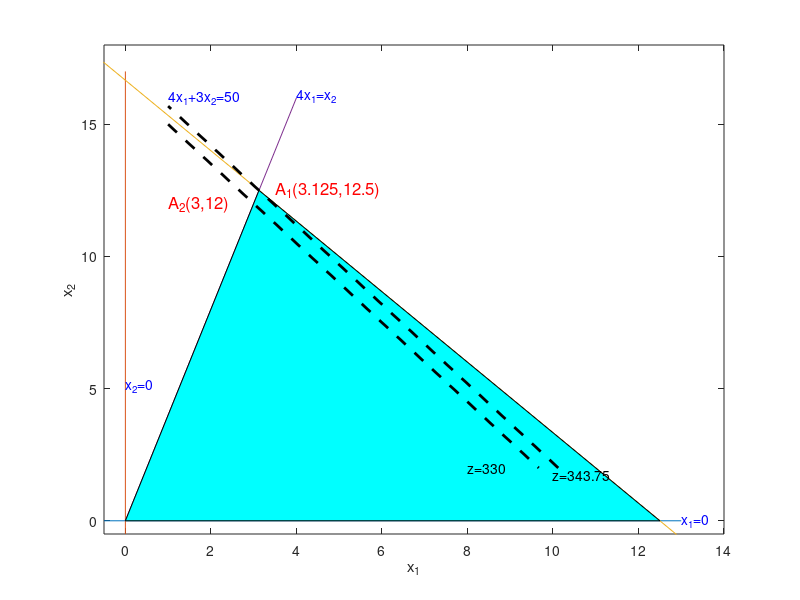

Write MATLAB code to recreate this figure.
L1=[-0.5,0;13,0]; 
plot(L1(:,1),L1(:,2));hold on 
text(13,0,'x_1=0','color','b'); 
L2=[0,-0.5;0,17]; 
plot(L2(:,1),L2(:,2));hold on 
text(0,5.1,'x_2=0','color','b'); 
L3=[-1,18;14,-2]; 
plot(L3(:,1),L3(:,2));hold on 
text(1,16,'4x_1+3x_2=50','color','b') 
L4=[0,0;4,16]; 
plot(L4(:,1),L4(:,2)); 
text(4,16.1,'4x_1=x_2','color','b') 
x=[0 12.5 3.125]'; 
y=[0 0 12.5]'; 
fill(x,y,'c'); 
ylabel('x_2') 
xlabel('x_1') 
axis([-0.5 14 -0.5 18]) 

z0=[81/8,2;1,251/16]; 
plot(z0(:,1),z0(:,2),'k--','LineWidth',2); 
text(10,1.75,'z=343.75') 
z1=[1,15;29/3,2]; 
plot(z1(:,1),z1(:,2),'k--','Linewidth',2); 
text(8,2,'z=330') 
 
text(3.5,12.5,'A_1(3.125,12.5)','color','r','fontsize',12); 
text(1,12,'A_2(3,12)','color','r','fontsize',12); 